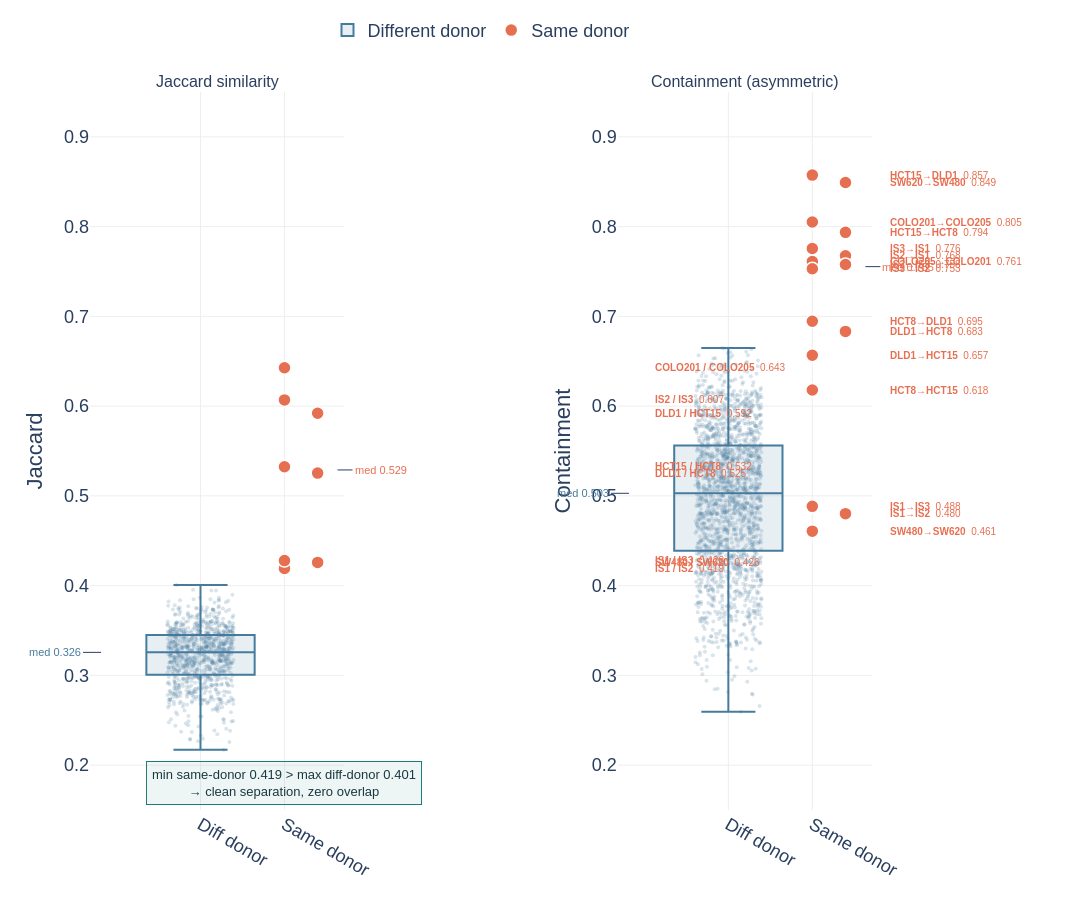

Write notebook code for a chart like this one.
### Markdown cell above
## Figure 3 — Same-donor vs different-donor distributions (slide 6)
**Slide message:** Same-donor cell line pairs show dramatically higher variant overlap than unrelated pairs, validating the genotyping pipeline and justifying the Vireo concordance threshold.

### Code cell
SAME_DONOR_GROUPS = [
    ['SW480',  'SW620'],
    ['IS1',    'IS2',   'IS3'],
    ['COLO201','COLO205'],
    ['HCT8',   'HCT15', 'DLD1'],
]

print('Loading sc/bulk variant keys (this takes ~1–2 min)...')
sc_keys = {}
sc_ids = sc_runs['run_id'].tolist()
sc_labels_list = sc_runs['label'].tolist()
for rid in sc_ids:
    df = query("""
        SELECT v.chromosome||':'||v.position||':'||v.ref_allele||':'||v.alt_allele AS k
        FROM genotype_calls g
        JOIN variants v ON g.variant_id = v.variant_id
        WHERE g.run_id=? AND g.filter_status='PASS'
    """, (rid,))
    sc_keys[rid] = set(df['k'].tolist())
print('  Done.')

# Pairwise matrices
n = len(sc_ids)
sc_jac = np.zeros((n, n))
sc_con = np.zeros((n, n))
for i, ri in enumerate(sc_ids):
    for j, rj in enumerate(sc_ids):
        si, sj = sc_keys[ri], sc_keys[rj]
        u = len(si | sj)
        inter = len(si & sj)
        sc_jac[i, j] = inter / u if u else 0
        sc_con[i, j] = inter / len(si) if si else 0

# Same-donor pair lookup
sd_pairs = set()
for grp in SAME_DONOR_GROUPS:
    present = [lb for lb in grp if lb in sc_labels_list]
    for ia in range(len(present)):
        for ib in range(ia + 1, len(present)):
            sd_pairs.add(frozenset([present[ia], present[ib]]))
print(f'Same-donor pairs found: {len(sd_pairs)}')

# Extract values
jac_same, jac_diff = [], []
same_jac_labels   = []
for i in range(n):
    for j in range(i + 1, n):
        pair = frozenset([sc_labels_list[i], sc_labels_list[j]])
        v = sc_jac[i, j]
        if pair in sd_pairs:
            jac_same.append(v)
            same_jac_labels.append(f'{sc_labels_list[i]} / {sc_labels_list[j]}')
        else:
            jac_diff.append(v)

con_same, con_diff = [], []
same_con_labels   = []
for i in range(n):
    for j in range(n):
        if i == j: continue
        pair = frozenset([sc_labels_list[i], sc_labels_list[j]])
        v = sc_con[i, j]
        if pair in sd_pairs:
            con_same.append(v)
            same_con_labels.append(f'{sc_labels_list[i]}→{sc_labels_list[j]}')
        else:
            con_diff.append(v)

jac_same = np.array(jac_same)
jac_diff = np.array(jac_diff)
con_same = np.array(con_same)
con_diff = np.array(con_diff)

# Diagnostics
print(f'Jaccard:     {len(jac_same)} same-donor pairs, {len(jac_diff)} diff-donor pairs')
print(f'Jaccard   — min same={jac_same.min():.4f}  max diff={jac_diff.max():.4f}')
overlap_j = (jac_diff >= jac_same.min()).sum()
print(f'  Diff-donor pairs above same-donor min: {overlap_j}')
print(f'Containment — min same={con_same.min():.4f}  max diff={con_diff.max():.4f}')

# ── Figure ──────────────────────────────────────────────────────────────────
rng = np.random.default_rng(42)

def _strip_box(fig, row, col, diff_vals, same_vals, same_labels, metric):
    ax = '' if col == 1 else str(col)
    # Jittered strip + box for diff-donor
    jitter_x = rng.uniform(-0.15, 0.15, len(diff_vals))
    fig.add_trace(go.Box(
        y=diff_vals, x0=0, name='Different donor',
        marker=dict(color=C['diff_donor'], size=0),
        line=dict(color=C['diff_donor'], width=2),
        fillcolor='rgba(69,123,157,0.12)',
        boxpoints=False, showlegend=(col == 1),
        legendgroup='diff',
    ), row=row, col=col)
    fig.add_trace(go.Scatter(
        x=jitter_x, y=diff_vals, mode='markers',
        marker=dict(size=4, color=C['diff_donor'], opacity=0.20),
        name='Different donor', showlegend=False, legendgroup='diff',
        hovertemplate=f'{metric}: %{{y:.3f}}<extra></extra>',
    ), row=row, col=col)

    # Median annotation offset to the left, away from boxes
    med_d = float(np.median(diff_vals))
    fig.add_annotation(
        x=-0.45, y=med_d,
        text=f'med {med_d:.3f}',
        showarrow=True, arrowhead=0, arrowwidth=1,
        ax=-18, ay=0,
        font=dict(size=11, color=C['diff_donor']),
        xref=f'x{ax}', yref=f'y{ax}', xanchor='right',
    )

    # Same-donor: stagger x positions to avoid overlap
    y_arr = np.array(same_vals)
    y_sorted_idx = np.argsort(y_arr)[::-1]

    # Assign x positions: alternate between 0.35 and 0.48 for nearby points
    x_pos_arr = np.full(len(same_vals), 0.38)
    for k, idx in enumerate(y_sorted_idx):
        if k > 0:
            prev_idx = y_sorted_idx[k-1]
            if abs(y_arr[idx] - y_arr[prev_idx]) < 0.025:
                x_pos_arr[idx] = 0.53 if x_pos_arr[prev_idx] < 0.45 else 0.38

    fig.add_trace(go.Scatter(
        x=x_pos_arr, y=same_vals,
        mode='markers',
        marker=dict(size=13, color=C['same_donor'],
                    line=dict(color='white', width=1.5)),
        name='Same donor', showlegend=(col == 1),
        legendgroup='same',
        hovertemplate='%{text}<br>' + metric + ': %{y:.3f}<extra></extra>',
        text=same_labels,
    ), row=row, col=col)

    # Labels as a vertical table on the right margin (paper coords)
    # Sort by value descending for the table
    sorted_pairs = sorted(zip(same_vals, same_labels), reverse=True)
    for rank, (yv, lbl) in enumerate(sorted_pairs):
        fig.add_annotation(
            x=0.72 if col == 1 else 1.02, y=yv,
            text=f'<b>{lbl}</b>  {yv:.3f}',
            showarrow=False, xanchor='left',
            font=dict(size=10, color=C['same_donor']),
            xref='paper', yref=f'y{ax}',
        )

    med_s = float(np.median(same_vals))
    fig.add_annotation(
        x=0.62, y=med_s,
        text=f'med {med_s:.3f}',
        showarrow=True, arrowhead=0, arrowwidth=1,
        ax=15, ay=0,
        font=dict(size=11, color=C['same_donor']),
        xref=f'x{ax}', yref=f'y{ax}', xanchor='left',
    )
    fig.update_xaxes(
        tickmode='array', tickvals=[0, 0.38],
        ticktext=['Diff donor', 'Same donor'],
        title_text=None, range=[-0.5, 0.65], row=row, col=col
    )
    fig.update_yaxes(range=[0.15, 0.95], title_text=metric, row=row, col=col)

fig3 = make_subplots(
    rows=1, cols=2,
    subplot_titles=('Jaccard similarity', 'Containment (asymmetric)'),
    horizontal_spacing=0.35,
)
_strip_box(fig3, 1, 1, jac_diff, jac_same, same_jac_labels, 'Jaccard')
_strip_box(fig3, 1, 2, con_diff, con_same, same_con_labels, 'Containment')

# Key annotation on Jaccard panel
fig3.add_annotation(
    x=0.38, y=0.18,
    text=(f'min same-donor {jac_same.min():.3f}'
          f' > max diff-donor {jac_diff.max():.3f}<br>'
          f'→ clean separation, zero overlap'),
    showarrow=False, xanchor='center',
    font=dict(size=13, color=C['dark_teal']),
    bgcolor='rgba(31,122,122,0.08)', bordercolor=C['accent_teal'],
    borderwidth=1, borderpad=5,
    xref='x', yref='y',
)

_style(fig3, showlegend=True)
fig3.update_layout(
    legend=dict(orientation='h', yanchor='bottom', y=1.06, xanchor='center', x=0.5),
    margin=dict(r=220),
)
save(fig3, 'fig3_same_vs_diff_donor')

### Figure 1 — Plotly figure (JSON) as saved in the notebook; plotly's stock layout.template omitted (floating-point values rounded to 4 significant figures; data arrays with more than 128 entries replaced by an {"elided": "..."} marker saying what was removed)
{"data": [{"boxpoints": false, "fillcolor": "rgba(69,123,157,0.12)", "legendgroup": "diff", "line": {"color": "#457B9D", "width": 2}, "marker": {"color": "#457B9D", "size": 0}, "name": "Different donor", "showlegend": true, "type": "box", "x0": 0, "xaxis": "x", "y": {"elided": "938 float values"}, "yaxis": "y"}, {"hovertemplate": "Jaccard: %{y:.3f}<extra></extra>", "legendgroup": "diff", "marker": {"color": "#457B9D", "opacity": 0.2, "size": 4}, "mode": "markers", "name": "Different donor", "showlegend": false, "type": "scatter", "x": {"elided": "938 float values"}, "xaxis": "x", "y": {"elided": "938 float values"}, "yaxis": "y"}, {"hovertemplate": "%{text}<br>Jaccard: %{y:.3f}<extra></extra>", "legendgroup": "same", "marker": {"color": "#E76F51", "line": {"color": "white", "width": 1.5}, "size": 13}, "mode": "markers", "name": "Same donor", "showlegend": true, "text": ["COLO201 / COLO205", "DLD1 / HCT15", "DLD1 / HCT8", "HCT15 / HCT8", "IS1 / IS2", "IS1 / IS3", "IS2 / IS3", "SW480 / SW620"], "type": "scatter", "x": [0.38, 0.53, 0.53, 0.38, 0.38, 0.38, 0.38, 0.53], "xaxis": "x", "y": [0.6427, 0.592, 0.5254, 0.5324, 0.4192, 0.4279, 0.6069, 0.4259], "yaxis": "y"}, {"boxpoints": false, "fillcolor": "rgba(69,123,157,0.12)", "legendgroup": "diff", "line": {"color": "#457B9D", "width": 2}, "marker": {"color": "#457B9D", "size": 0}, "name": "Different donor", "showlegend": false, "type": "box", "x0": 0, "xaxis": "x2", "y": {"elided": "1876 float values"}, "yaxis": "y2"}, {"hovertemplate": "Containment: %{y:.3f}<extra></extra>", "legendgroup": "diff", "marker": {"color": "#457B9D", "opacity": 0.2, "size": 4}, "mode": "markers", "name": "Different donor", "showlegend": false, "type": "scatter", "x": {"elided": "1876 float values"}, "xaxis": "x2", "y": {"elided": "1876 float values"}, "yaxis": "y2"}, {"hovertemplate": "%{text}<br>Containment: %{y:.3f}<extra></extra>", "legendgroup": "same", "marker": {"color": "#E76F51", "line": {"color": "white", "width": 1.5}, "size": 13}, "mode": "markers", "name": "Same donor", "showlegend": false, "text": ["COLO201→COLO205", "COLO205→COLO201", "DLD1→HCT15", "DLD1→HCT8", "HCT15→DLD1", "HCT15→HCT8", "HCT8→DLD1", "HCT8→HCT15", "IS1→IS2", "IS1→IS3", "IS2→IS1", "IS2→IS3", "IS3→IS1", "IS3→IS2", "SW480→SW620", "SW620→SW480"], "type": "scatter", "x": [0.38, 0.38, 0.38, 0.53, 0.38, 0.53, 0.38, 0.38, 0.53, 0.38, 0.53, 0.53, 0.38, 0.38, 0.38, 0.53], "xaxis": "x2", "y": [0.8052, 0.7611, 0.6567, 0.6832, 0.8574, 0.7936, 0.6946, 0.6179, 0.4802, 0.4883, 0.7675, 0.7578, 0.7756, 0.753, 0.4607, 0.8492], "yaxis": "y2"}], "layout": {"annotations": [{"font": {"size": 16}, "showarrow": false, "text": "Jaccard similarity", "x": 0.1625, "xanchor": "center", "xref": "paper", "y": 1.0, "yanchor": "bottom", "yref": "paper"}, {"font": {"size": 16}, "showarrow": false, "text": "Containment (asymmetric)", "x": 0.8375, "xanchor": "center", "xref": "paper", "y": 1.0, "yanchor": "bottom", "yref": "paper"}, {"arrowhead": 0, "arrowwidth": 1, "ax": -18, "ay": 0, "font": {"color": "#457B9D", "size": 11}, "showarrow": true, "text": "med 0.326", "x": -0.45, "xanchor": "right", "xref": "x", "y": 0.3256, "yref": "y"}, {"font": {"color": "#E76F51", "size": 10}, "showarrow": false, "text": "<b>COLO201 / COLO205</b>  0.643", "x": 0.72, "xanchor": "left", "xref": "paper", "y": 0.6427, "yref": "y"}, {"font": {"color": "#E76F51", "size": 10}, "showarrow": false, "text": "<b>IS2 / IS3</b>  0.607", "x": 0.72, "xanchor": "left", "xref": "paper", "y": 0.6069, "yref": "y"}, {"font": {"color": "#E76F51", "size": 10}, "showarrow": false, "text": "<b>DLD1 / HCT15</b>  0.592", "x": 0.72, "xanchor": "left", "xref": "paper", "y": 0.592, "yref": "y"}, {"font": {"color": "#E76F51", "size": 10}, "showarrow": false, "text": "<b>HCT15 / HCT8</b>  0.532", "x": 0.72, "xanchor": "left", "xref": "paper", "y": 0.5324, "yref": "y"}, {"font": {"color": "#E76F51", "size": 10}, "showarrow": false, "text": "<b>DLD1 / HCT8</b>  0.525", "x": 0.72, "xanchor": "left", "xref": "paper", "y": 0.5254, "yref": "y"}, {"font": {"color": "#E76F51", "size": 10}, "showarrow": false, "text": "<b>IS1 / IS3</b>  0.428", "x": 0.72, "xanchor": "left", "xref": "paper", "y": 0.4279, "yref": "y"}, {"font": {"color": "#E76F51", "size": 10}, "showarrow": false, "text": "<b>SW480 / SW620</b>  0.426", "x": 0.72, "xanchor": "left", "xref": "paper", "y": 0.4259, "yref": "y"}, {"font": {"color": "#E76F51", "size": 10}, "showarrow": false, "text": "<b>IS1 / IS2</b>  0.419", "x": 0.72, "xanchor": "left", "xref": "paper", "y": 0.4192, "yref": "y"}, {"arrowhead": 0, "arrowwidth": 1, "ax": 15, "ay": 0, "font": {"color": "#E76F51", "size": 11}, "showarrow": true, "text": "med 0.529", "x": 0.62, "xanchor": "left", "xref": "x", "y": 0.5289, "yref": "y"}, {"arrowhead": 0, "arrowwidth": 1, "ax": -18, "ay": 0, "font": {"color": "#457B9D", "size": 11}, "showarrow": true, "text": "med 0.503", "x": -0.45, "xanchor": "right", "xref": "x2", "y": 0.5029, "yref": "y2"}, {"font": {"color": "#E76F51", "size": 10}, "showarrow": false, "text": "<b>HCT15→DLD1</b>  0.857", "x": 1.02, "xanchor": "left", "xref": "paper", "y": 0.8574, "yref": "y2"}, {"font": {"color": "#E76F51", "size": 10}, "showarrow": false, "text": "<b>SW620→SW480</b>  0.849", "x": 1.02, "xanchor": "left", "xref": "paper", "y": 0.8492, "yref": "y2"}, {"font": {"color": "#E76F51", "size": 10}, "showarrow": false, "text": "<b>COLO201→COLO205</b>  0.805", "x": 1.02, "xanchor": "left", "xref": "paper", "y": 0.8052, "yref": "y2"}, {"font": {"color": "#E76F51", "size": 10}, "showarrow": false, "text": "<b>HCT15→HCT8</b>  0.794", "x": 1.02, "xanchor": "left", "xref": "paper", "y": 0.7936, "yref": "y2"}, {"font": {"color": "#E76F51", "size": 10}, "showarrow": false, "text": "<b>IS3→IS1</b>  0.776", "x": 1.02, "xanchor": "left", "xref": "paper", "y": 0.7756, "yref": "y2"}, {"font": {"color": "#E76F51", "size": 10}, "showarrow": false, "text": "<b>IS2→IS1</b>  0.768", "x": 1.02, "xanchor": "left", "xref": "paper", "y": 0.7675, "yref": "y2"}, {"font": {"color": "#E76F51", "size": 10}, "showarrow": false, "text": "<b>COLO205→COLO201</b>  0.761", "x": 1.02, "xanchor": "left", "xref": "paper", "y": 0.7611, "yref": "y2"}, {"font": {"color": "#E76F51", "size": 10}, "showarrow": false, "text": "<b>IS2→IS3</b>  0.758", "x": 1.02, "xanchor": "left", "xref": "paper", "y": 0.7578, "yref": "y2"}, {"font": {"color": "#E76F51", "size": 10}, "showarrow": false, "text": "<b>IS3→IS2</b>  0.753", "x": 1.02, "xanchor": "left", "xref": "paper", "y": 0.753, "yref": "y2"}, {"font": {"color": "#E76F51", "size": 10}, "showarrow": false, "text": "<b>HCT8→DLD1</b>  0.695", "x": 1.02, "xanchor": "left", "xref": "paper", "y": 0.6946, "yref": "y2"}, {"font": {"color": "#E76F51", "size": 10}, "showarrow": false, "text": "<b>DLD1→HCT8</b>  0.683", "x": 1.02, "xanchor": "left", "xref": "paper", "y": 0.6832, "yref": "y2"}, {"font": {"color": "#E76F51", "size": 10}, "showarrow": false, "text": "<b>DLD1→HCT15</b>  0.657", "x": 1.02, "xanchor": "left", "xref": "paper", "y": 0.6567, "yref": "y2"}, {"font": {"color": "#E76F51", "size": 10}, "showarrow": false, "text": "<b>HCT8→HCT15</b>  0.618", "x": 1.02, "xanchor": "left", "xref": "paper", "y": 0.6179, "yref": "y2"}, {"font": {"color": "#E76F51", "size": 10}, "showarrow": false, "text": "<b>IS1→IS3</b>  0.488", "x": 1.02, "xanchor": "left", "xref": "paper", "y": 0.4883, "yref": "y2"}, {"font": {"color": "#E76F51", "size": 10}, "showarrow": false, "text": "<b>IS1→IS2</b>  0.480", "x": 1.02, "xanchor": "left", "xref": "paper", "y": 0.4802, "yref": "y2"}, {"font": {"color": "#E76F51", "size": 10}, "showarrow": false, "text": "<b>SW480→SW620</b>  0.461", "x": 1.02, "xanchor": "left", "xref": "paper", "y": 0.4607, "yref": "y2"}, {"arrowhead": 0, "arrowwidth": 1, "ax": 15, "ay": 0, "font": {"color": "#E76F51", "size": 11}, "showarrow": true, "text": "med 0.755", "x": 0.62, "xanchor": "left", "xref": "x2", "y": 0.7554, "yref": "y2"}, {"bgcolor": "rgba(31,122,122,0.08)", "bordercolor": "#1F7A7A", "borderpad": 5, "borderwidth": 1, "font": {"color": "#1B3A3F", "size": 13}, "showarrow": false, "text": "min same-donor 0.419 > max diff-donor 0.401<br>→ clean separation, zero overlap", "x": 0.38, "xanchor": "center", "xref": "x", "y": 0.18, "yref": "y"}], "font": {"family": "Arial, sans-serif", "size": 18}, "height": 900, "legend": {"orientation": "h", "x": 0.5, "xanchor": "center", "y": 1.06, "yanchor": "bottom"}, "margin": {"b": 90, "l": 90, "r": 220, "t": 40}, "paper_bgcolor": "white", "plot_bgcolor": "white", "showlegend": true, "width": 1600, "xaxis": {"anchor": "y", "domain": [0.0, 0.325], "gridcolor": "#EEEEEE", "gridwidth": 1, "range": [-0.5, 0.65], "showgrid": true, "tickmode": "array", "ticktext": ["Diff donor", "Same donor"], "tickvals": [0, 0.38], "zeroline": false}, "xaxis2": {"anchor": "y2", "domain": [0.675, 1.0], "gridcolor": "#EEEEEE", "gridwidth": 1, "range": [-0.5, 0.65], "showgrid": true, "tickmode": "array", "ticktext": ["Diff donor", "Same donor"], "tickvals": [0, 0.38], "zeroline": false}, "yaxis": {"anchor": "x", "domain": [0.0, 1.0], "gridcolor": "#EEEEEE", "gridwidth": 1, "range": [0.15, 0.95], "showgrid": true, "title": {"text": "Jaccard"}, "zeroline": false}, "yaxis2": {"anchor": "x2", "domain": [0.0, 1.0], "gridcolor": "#EEEEEE", "gridwidth": 1, "range": [0.15, 0.95], "showgrid": true, "title": {"text": "Containment"}, "zeroline": false}}}
